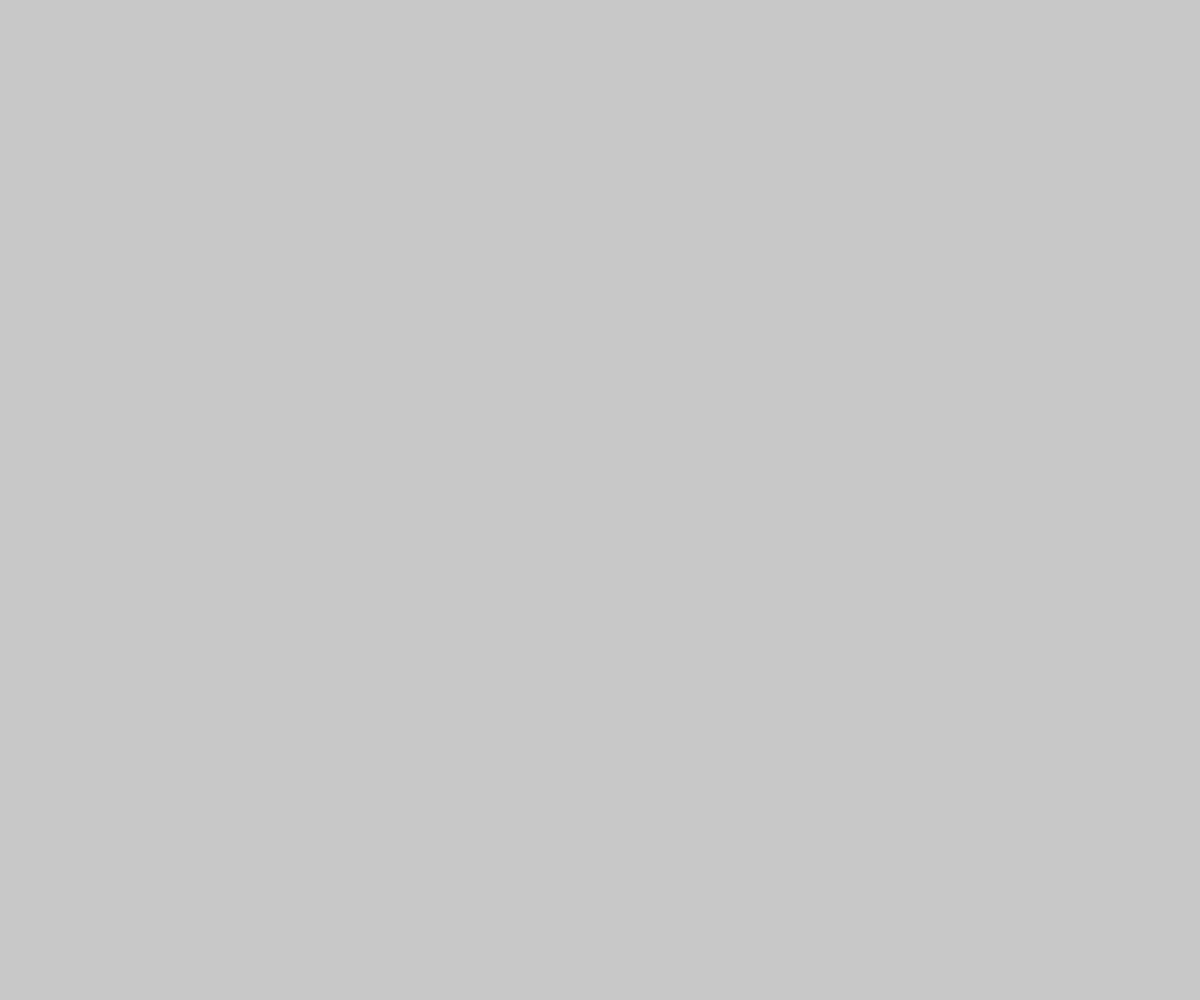
Frame 1 (no input)
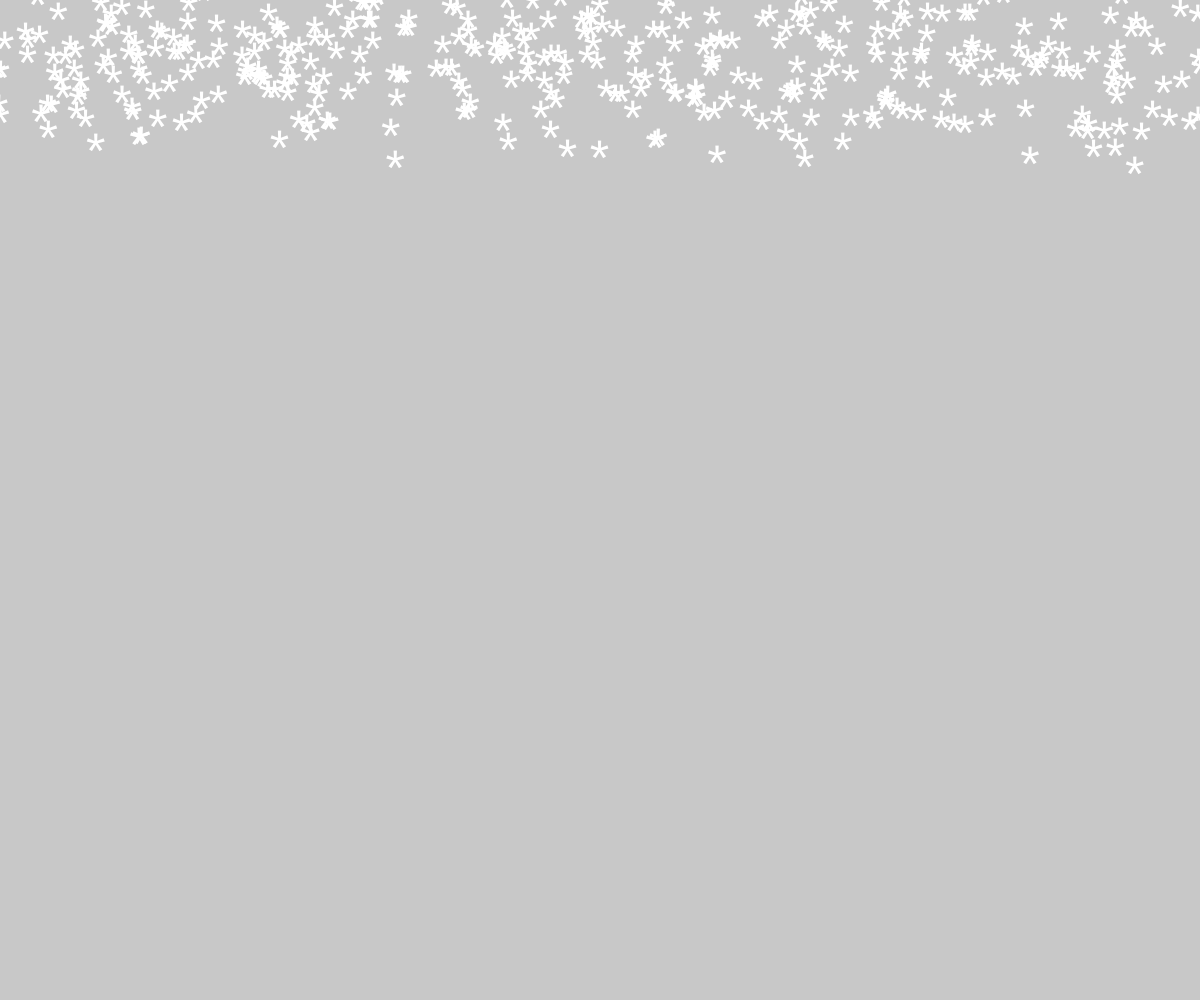
Frame 60 (no input)
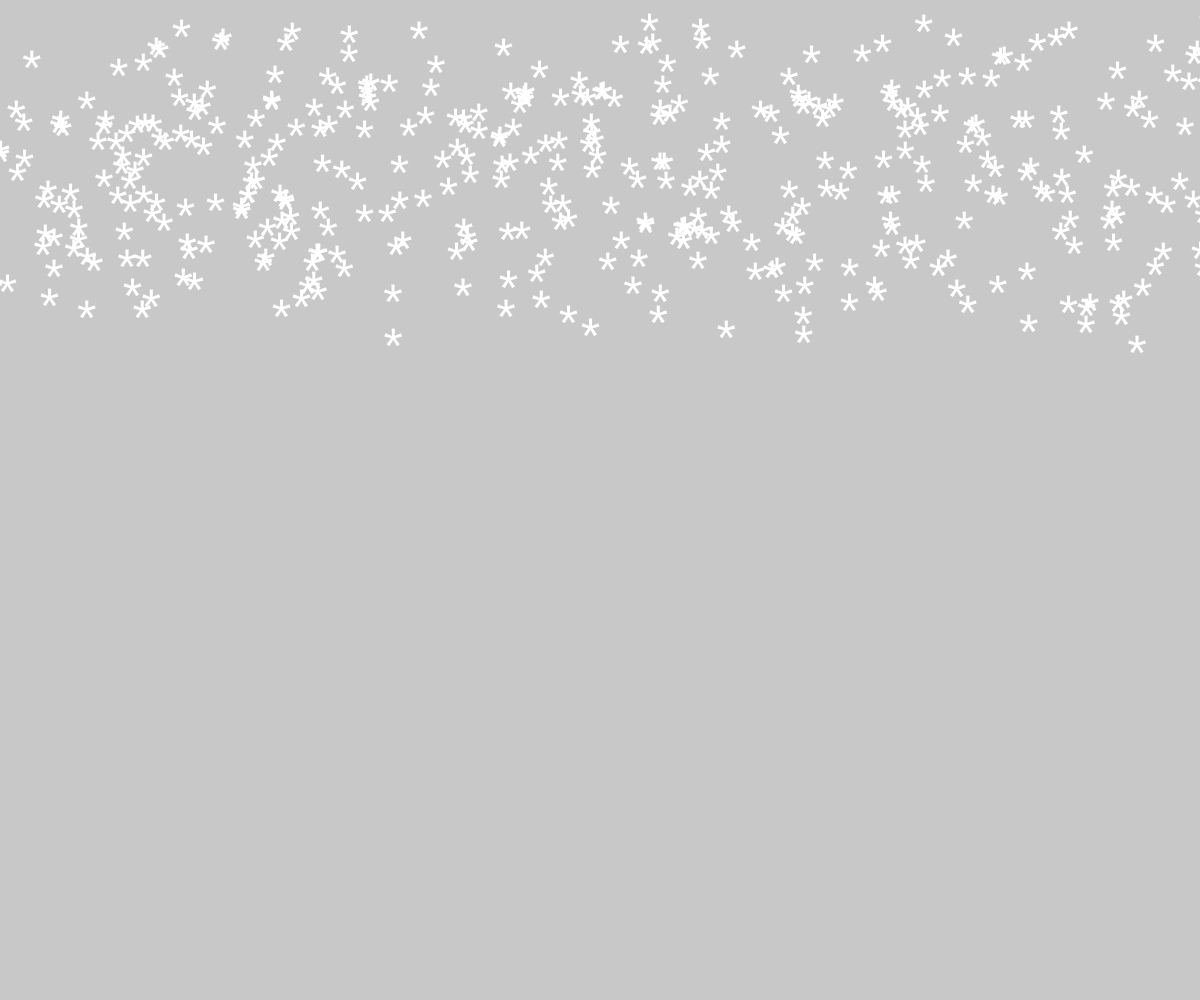
Frame 120 (the mouse pressed at the canvas centre since frame 60)

The p5.js sketch that drew these frames (run headless with seeded random() and noise() and a simulated clock; from frame 60 on, the mouse is pressed at the canvas centre):

// p5.js sketch
// ── sketch.js

let fiocchi



function setup() {
	createCanvas(windowWidth, windowHeight)

	fiocchi = []

	const f = "*"

	for(let i=0; i<400; i++) {
		fiocchi[i] = {
			px : random(0, width),
			py : random(-100),
			// dim : random(10, 20),
			vel : random(1, 3),
			chr : f[Math.floor(random(f.length))],
			colore : color(255)
		}
	}
}

function draw() {

	background(200)
	textAlign(CENTER, CENTER)



	textSize(50)

	for (let i=0; i<fiocchi.length; i++) {
		fiocchi[i].px = fiocchi[i].px + random(-1.5, 1.5)
		fiocchi[i].py = fiocchi[i].py + fiocchi[i].vel

		if(fiocchi[i].py > height + 100) {
			fiocchi[i].py = -100
		}

		fill(fiocchi[i].colore)
		text( fiocchi[i].chr, fiocchi[i].px, fiocchi[i].py)
	}

}

function windowResized() {
	resizeCanvas(windowWidth, windowHeight)
}


// ── neve.html
<!DOCTYPE html>
<html>
<head>
	<meta charset="utf-8">
	<title>Esercizio 3A: neve</title>
	<meta name="author"      content="Nome Cognome">
	<meta name="description" content="Descrizione">
	<meta name="viewport"    content="width=device-width, initial-scale=1">
	<link rel="icon"         href="./icons/icon_32.png"  type="image/png">
	<link rel="icon"         href="./icons/icon_256.png" type="image/png">
	<link rel="manifest"     href="./manifest.json">
	<style>
		body, html {
			overscroll-behavior: none;
			height: 100%;
			margin: 0;
			background-color: lightgray;
		}
		canvas {
			display: block;
		}
	</style>
</head>
<body>
	<script src="https://cdn.jsdelivr.net/npm/p5@1.11.5/lib/p5.min.js"></script>
	<script src="./sketch.js"></script>
</body>
</html>
